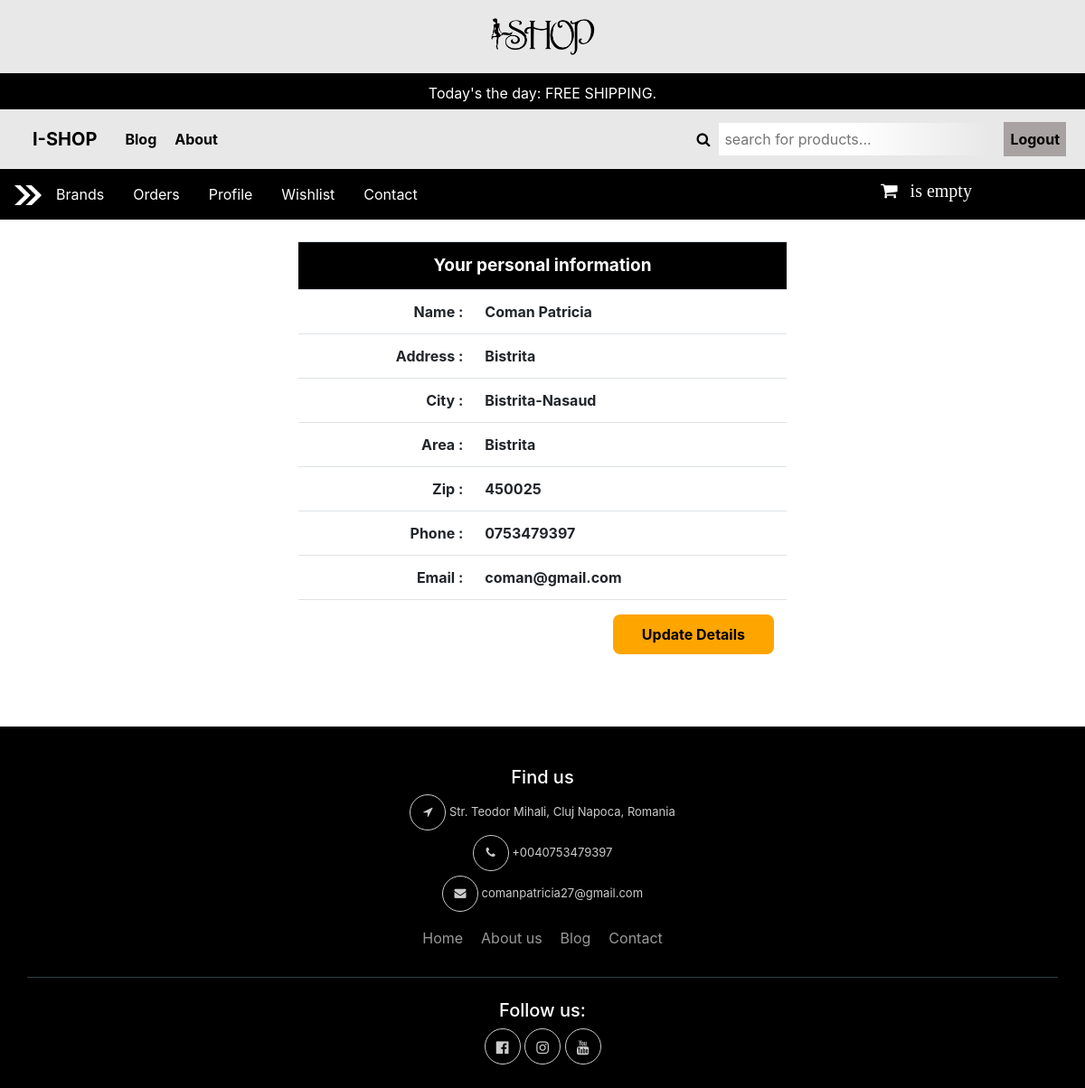
/profile.php (signed in), run on the app's committed database.
### tables this page shows
CREATE TABLE IF NOT EXISTS `tbl_customer` (
  `c_id` int(11) NOT NULL AUTO_INCREMENT,
  `c_name` varchar(255) NOT NULL,
  `c_address` text NOT NULL,
  `c_city` varchar(30) NOT NULL,
  `c_area` varchar(30) NOT NULL,
  `c_zip` varchar(30) NOT NULL,
  `c_phone` varchar(30) NOT NULL,
  `c_email` varchar(255) NOT NULL,
  `c_pass` varchar(32) NOT NULL,
  `c_status` int(11) NOT NULL DEFAULT '0',
  PRIMARY KEY (`c_id`),
  UNIQUE KEY `c_email` (`c_email`)
);

CREATE TABLE IF NOT EXISTS `tbl_city` (
  `city_id` int(11) NOT NULL AUTO_INCREMENT,
  `city_name` varchar(100) NOT NULL,
  PRIMARY KEY (`city_id`)
);

CREATE TABLE IF NOT EXISTS `tbl_area` (
  `area_id` int(11) NOT NULL AUTO_INCREMENT,
  `area_name` varchar(100) NOT NULL,
  `city` varchar(11) NOT NULL,
  PRIMARY KEY (`area_id`)
);

### classes/Customer.php (called while the page is built, shortened)
<?php
$filepath = realpath(dirname(__FILE__));
include_once ($filepath . '/../lib/Database.php');
?>
<?php
class Customer {
    private $db;
    public function __construct() {
        $this->db = new Database();
    }
        public function customerData($id){
        $query = "SELECT cust.*,c.city_name,a.area_name
                  FROM tbl_customer as cust,tbl_city as c,tbl_area as a
                  WHERE cust.c_city = c.city_id AND cust.c_area = a.area_id
                  AND c_id = '$id'";
        $result = $this->db->select($query);
        return $result;
    }
}

### lib/Database.php (called while the page is built, shortened)
<?php
Class Database {
    public $host = DB_HOST;
    public $user = DB_USER;
    public $pass = DB_PASS;
    public $dbname = DB_NAME;
    public $link;
    private function connectDB() {
        $this->link = new mysqli($this->host, $this->user, $this->pass, $this->dbname);
    }
    public function select($query) {
        $result = $this->link->query($query) or die($this->link->error . __LINE__);
        if ($result->num_rows>0) {
            return $result;
        } else {
            return false;
        }
    }
}
?>

### lib/Session.php (called while the page is built, shortened)
<?php
class Session {
    public static function get($key) {
        if (isset($_SESSION[$key])) {
            return $_SESSION[$key];
        } else {
            return false;
        }
    }
}
?>

### profile.php (the view, shortened to what this page needs)
<?php include 'inc/header.php' ;?>
<html>
<head>
</head>
<body>
    <div class="main">
        <div class="container">
            <div class="row">
                <div class="col-md-6 offset-md-3">
                    <?php
                        $id = Session::get("customerId");
                        $getCustomerData = $cmr->customerData($id);
                        if($getCustomerData){
                            while ($result = $getCustomerData->fetch_assoc()){
                    ?>
                    <br>
                        <table class="table">
                            <thead>
                                <tr class="text-center" style="background-color:black; color: white">
                                    <td colspan="2"><span style="font-weight: bold; font-size: 19px;">Your personal information</span></td>
                                </tr>
                            </thead>
                            <tbody>
                                <tr>
                                    <td class="text-right"><b>Name :</b></td>
                                    <td><b><?php echo $result['c_name'];?></b></td>
                                </tr>
                                <tr>
                                    <td class="text-right"><b>Address :</b></td>
                                    <td><b><?php echo $result['c_address'];?></b></td>
                                </tr>
                                <tr>
                                    <td class="text-right"><b>City :</b></td>
                                    <td><b><?php echo $result['city_name'];?></b></td>
                                </tr>
                                <tr>
                                    <td class="text-right"><b>Area :</b></td>
                                    <td><b><?php echo $result['area_name'];?></b></td>
                                </tr>
                                <tr>
                                    <td class="text-right"><b>Zip :</b></td>
                                    <td><b><?php echo $result['c_zip'];?></b></td>
                                </tr>
                                <tr>
                                    <td class="text-right"><b>Phone :</b></td>
                                    <td><b><?php echo $result['c_phone'];?></b></td>
                                </tr>
                                <tr>
                                    <td class="text-right"><b>Email :</b></td>
                                    <td><b><?php echo $result['c_email'];?></b></td>
                                </tr>
                                <tr>
                                    <td colspan="2" class="text-right"><a class="button1" href="profile_edit.php">Update Details</a></td>
                                </tr>
                            </tbody>
                        </table>
                    <?php } } ?>
                </div>
            </div>
        </div>
    </div>
</body>
</html>
<?php include 'inc/footer.php' ;
?>

### inc/header.php (style rules this page uses)
.main, .body { background: white; }
main, body { background: white; }
#main { transition: margin-left .5s; }

### profile.php (style rules this page uses)
.button1 { background-color: orange; border: none; color: black; padding: 10px 32px; text-align: center; text-decoration: none; display: inline-block; font-size: 16px; margin: 4px 2px; transition-duration: 0.8s; cursor: pointer; border-radius: 8px; font-weight: bold; }

### data on the page
tbl_customer: c_name "Coman Patricia", c_address "Bistrita", tbl_city.city_name "Bistrita-Nasaud", tbl_area.area_name "Bistrita", c_zip "450025", c_phone "0753479397", c_email "coman@gmail.com"
